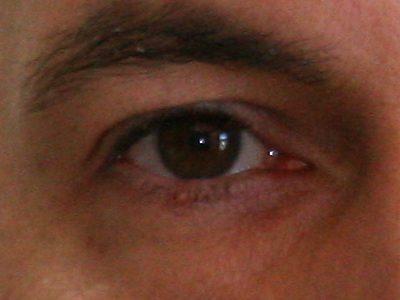
%> input picture Dataset_test_C1/C1_S1_I1.tiff, 400 x 300 px
$ octave Run_segmentazione_dataset.m   (GNU Octave 9; MATLAB toolbox functions it lacks are replaced by stand-ins)
%> lines starting %> are read from the running program, lines starting %| are printed output that depends on the picture; in (x1, y1, x2, y2) boxes, pixels count from 0 and x2, y2 are one past the last pixel; in counts of white or black regions, pixels touching at a corner belong together; the program's own positions count from 1
clc; clear; close all;

%% STEP1: CONFIGURAZIONE
% Selezione cartella
folderPath = uigetdir(pwd, 'Seleziona Cartella Dataset');
%> the answer given: Dataset_test_C1

if folderPath == 0
    error('Nessuna cartella selezionata.');
end

% Cerca le estensioni comuni per le immagini
extensions = {'*.tiff', '*.tif', '*.jpg', '*.png', '*.bmp'};
imageFiles = [];
for i = 1:length(extensions)
    imageFiles = [imageFiles; dir(fullfile(folderPath, extensions{i}))];
end
%> pass 2 of the loop `for i = 1:length(extensions)`:

nFiles = length(imageFiles);
if nFiles == 0
    error('Nessuna immagine trovata nella cartella!');
end

% Crea cartella per i risultati
outputFolder = fullfile(folderPath, 'Risultati_Segmentazione');
if ~exist(outputFolder, 'dir')
    mkdir(outputFolder);
end

%% STEP 2: CICLO DI ELABORAZIONE
% Inizializziamo una waitbar per vedere il progresso
hWait = waitbar(0, 'Inizializzazione...');

for k = 1:nFiles

    baseFileName = imageFiles(k).name;
    fullFileName = fullfile(imageFiles(k).folder, baseFileName);

    try
        % Aggiorna barra progresso
        waitbar(k/nFiles, hWait, sprintf('Elaborazione: %s (%d/%d)', baseFileName, k, nFiles));


%% CODICE SEGMENTAZIONE (PUPILLA + IRIDE)
     img_rgb = imread(fullFileName);
%> img_rgb is the input picture: size 300x400x3 uint8; mean R, G, B 100, 58.9, 42

        % Gestione Canali (Se RGB prendi Rosso, se Grigio lascia così)
        if size(img_rgb, 3) == 3
            img_red = img_rgb(:,:,1);
        else
            img_red = img_rgb;
        end

        % Rimozione Riflessi (Il tuo codice)
        se_tophat = strel('disk', 20);
        img_tophat = imtophat(img_red, se_tophat);
        mask_riflessi = img_tophat > 35;
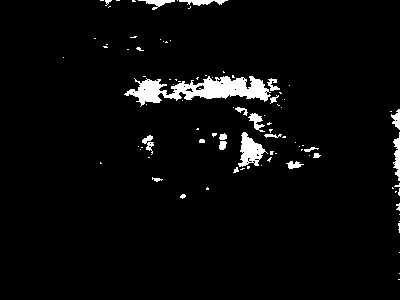
%> mask_riflessi: size 300x400 logical; 3.7% white; 92 white regions (69 under 20 px), largest, box (x1, y1, x2, y2) and area: (124, 76, 271, 107) 2197, (238, 132, 268, 167) 527, (393, 132, 400, 181) 201
        img_smooth = regionfill(img_red, mask_riflessi);

        % Enhancement
        img_gamma = imadjust(img_smooth, [0 1], [0.2 1], 1);
        img_enhanced = adapthisteq(img_gamma,'ClipLimit', 0.05 ,'Distribution', 'uniform', 'NumTiles', [6 6]);
        img_denoised = medfilt2(img_enhanced, [7 7]);
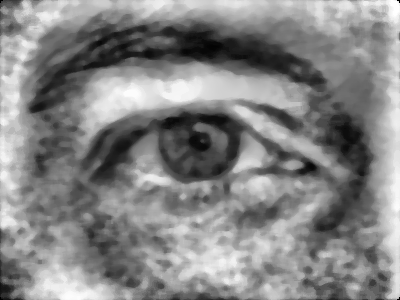
%> img_denoised: size 300x400 uint8; min 0, max 255, mean 133.1

        %% STEP 2: ROI
        [rows, cols] = size(img_red);
%> rows = 300; cols = 400
        box_width = 180; box_height = 160;

        % Centro immagine (o logica dinamica se preferisci)
        c_min = round(cols/2 - box_width/2);
%> c_min = 110
        r_min = round(rows/2 - box_height/2);
%> r_min = 70
        c_max = min(cols, c_min + box_width - 1);
%> c_max = 289
        r_max = min(rows, r_min + box_height - 1);
%> r_max = 229

        img_roi_denoised = img_denoised(r_min:r_max, c_min:c_max);
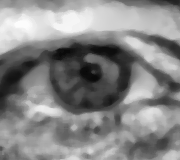
%> img_roi_denoised: size 160x180 uint8; min 7, max 252, mean 134.5

        %% PUPILLA
        img_pupil_in = img_roi_denoised;
        img_no_ref = ordfilt2(img_pupil_in, 1, true(7));
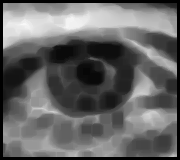
%> img_no_ref: size 160x180 uint8; min 0, max 248, mean 102.3

        se_bg = strel('disk', 45);
        img_bg = imclose(img_no_ref, se_bg);
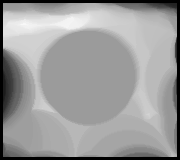
%> img_bg: size 160x180 uint8; min 0, max 248, mean 155
        img_diff = imsubtract(img_bg, img_no_ref);

        [h_roi, w_roi] = size(img_diff);
%> h_roi = 160; w_roi = 180
        [xx, yy] = meshgrid(1:w_roi, 1:h_roi);
        sigma = w_roi / 3.0;
%> sigma = 60
        spotlight = exp(-((xx - w_roi/2).^2 + (yy - h_roi/2).^2) / (2 * sigma^2));

        img_weighted = uint8(double(img_diff) .* spotlight);

        img_calc = img_weighted;
        img_calc(img_calc > 100) = 100;
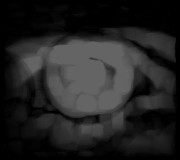
%> img_calc: size 160x180 uint8; min 0, max 100, mean 34.4
        soglia = double(max(img_calc(:))) * 0.30;
%> soglia = 30

        img_final_pupil = img_weighted;
        img_final_pupil(img_final_pupil < soglia) = 0;
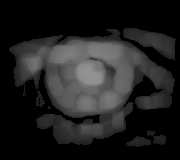
%> img_final_pupil: size 160x180 uint8; min 0, max 147, mean 32
        img_final_pupil = imgaussfilt(img_final_pupil, 2);

        [centers, radii, metric] = imfindcircles(img_final_pupil, [8 25], ...
            'ObjectPolarity', 'bright', 'Sensitivity', 0.96, 'Method', 'TwoStage');

        c_pupil = []; r_pupil = []; found_pupil = false;

        if ~isempty(centers)
            % Logica selezione pupilla (distanza dal centro ROI)
            dists = sqrt(sum((centers - [w_roi/2, h_roi/2]).^2, 2));
            valid_mask = dists < 20;

            if any(valid_mask)
                scores = (metric(valid_mask) * 100) - (dists(valid_mask) * 2);
                [~, best_sub_idx] = max(scores);
                valid_idx = find(valid_mask);

                c_pupil = centers(valid_idx(best_sub_idx), :);
                r_pupil = radii(valid_idx(best_sub_idx));
                found_pupil = true;
            else
                [~, best_idx] = min(dists);
                c_pupil = centers(best_idx, :);
                r_pupil = radii(best_idx);
                found_pupil = true;
            end
        end

        %% IRIDE
        c_iris = []; r_iris = []; found_iris = false;

        if found_pupil
            R_iris_min = round(r_pupil * 1.5);
            R_iris_max = round(r_pupil * 4.5);

            % Usa immagine enhanced per iride
            img_iris_search = imgaussfilt(img_roi_denoised, 2.5);

            [centers_iris, radii_iris, metric_iris] = imfindcircles(img_iris_search, ...
                [R_iris_min R_iris_max], 'ObjectPolarity', 'dark', ...
                'Sensitivity', 0.98, 'EdgeThreshold', 0.02);

            if ~isempty(centers_iris)
                dists_iris = sqrt(sum((centers_iris - c_pupil).^2, 2));
                valid_mask = dists_iris < 25;
                if any(valid_mask)
                   scores = metric_iris(valid_mask) - (dists_iris(valid_mask) / 20);
                   [~, best_idx] = max(scores);
                   valid_idx = find(valid_mask);
                   c_iris = centers_iris(valid_idx(best_idx), :);
                   r_iris = radii_iris(valid_idx(best_idx));
                   found_iris = true;
                end
            end
        end

        %% STEP 5: VISUALIZZAZIONE E SALVATAGGIO
        % Creiamo una figura INVISIBILE ('visible', 'off') per velocità
        f = figure('visible', 'off');
        imshow(img_red); hold on;

        % Titolo con nome file
        titleStr = sprintf('%s', baseFileName);

        % Disegna ROI
        rectangle('Position', [c_min, r_min, box_width, box_height], 'EdgeColor', 'g');

        if found_pupil
            c_pupil_global = c_pupil + [c_min-1, r_min-1];
            viscircles(c_pupil_global, r_pupil, 'Color', 'r', 'LineWidth', 1);
            plot(c_pupil_global(1), c_pupil_global(2), 'r+', 'MarkerSize', 8);
        end

        if found_iris
            c_iris_global = c_iris + [c_min-1, r_min-1];
            viscircles(c_iris_global, r_iris, 'Color', 'c', 'LineWidth', 2);
        end
        hold off;

        % Salva immagine nella cartella risultati
        saveFileName = fullfile(outputFolder, strcat('Result_', baseFileName, '.jpg'));
        saveas(f, saveFileName);
        close(f);

    catch ME
    end
end
%> pass 2 of the loop `for k = 1:nFiles`:
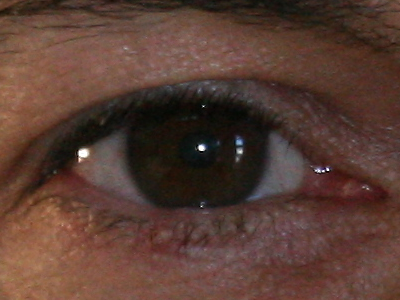
%> input picture Dataset_test_C1/C1_S1_I10.tiff, 400 x 300 px
%> img_rgb is the input picture: size 300x400x3 uint8; mean R, G, B 88.7, 61.2, 51.4
%> `mask_riflessi = img_tophat > 35;`:
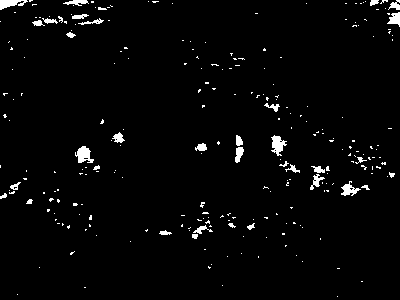
%> mask_riflessi: size 300x400 logical; 2.5% white; 252 white regions (217 under 20 px), largest, box (x1, y1, x2, y2) and area: (75, 146, 94, 163) 195, (271, 135, 287, 156) 186, (0, 0, 28, 10) 160
%> img_calc: size 160x180 uint8; min 0, max 100, mean 38.5
%> `img_final_pupil(img_final_pupil < soglia) = 0;`:
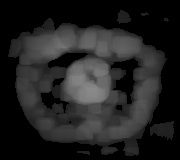
%> img_final_pupil: size 160x180 uint8; min 0, max 138, mean 33.4

close(hWait);
msgbox('Segmentazione Completata!');
